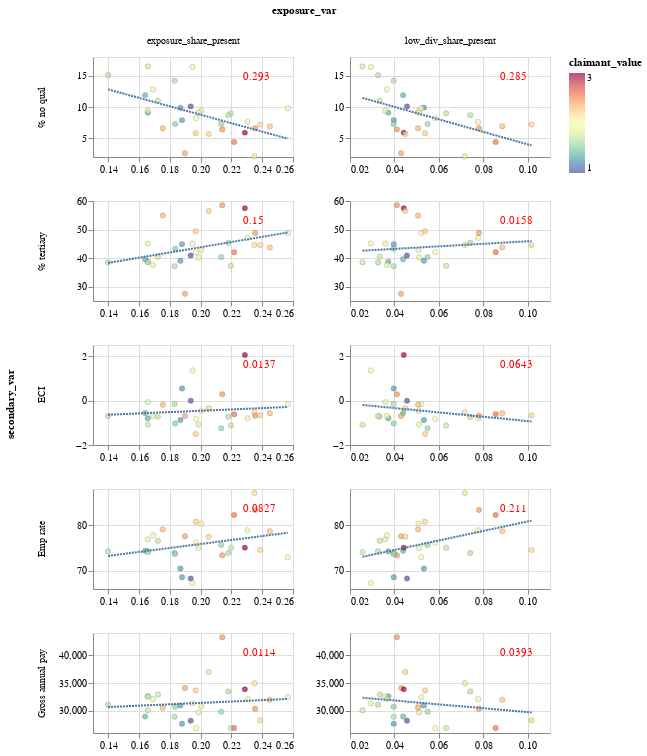

Here is the notebook cell this chart was saved with:
### Code cell
base_scatter =  (alt.Chart(tidy_agg_df)  
                .encode(x=alt.X('exposure_value',scale=alt.Scale(zero=False),
                                axis=alt.Axis(title=None)),
                       y=alt.Y('secondary_value',scale=alt.Scale(zero=False),
                               axis=alt.Axis(title=None))))

base_point = (base_scatter
             .mark_point(filled=True,stroke='black',strokeWidth=0.2)
             .encode(color=alt.Color('claimant_value:Q',scale=alt.Scale(scheme='Spectral'),
                                      sort='descending'),
                    tooltip=['geo_nm']))


base_reg = (base_scatter
             .transform_regression('exposure_value','secondary_value')
             .mark_line(strokeWidth=2,strokeDash=[2,1]))

params = (base_scatter
          .transform_regression('exposure_value','secondary_value',params=True)
          .mark_text(align='left',color='red')
          .encode(x=alt.value(150),
                  y=alt.value(20),
                  text=alt.Text('rSquared:N',format='.3')))

regressions = ((base_point+base_reg+params)
 .properties(width=200,height=100)
 .facet(row='secondary_var',column='exposure_var')
 .resolve_scale(y='independent',x='independent'))

save_altair(regressions,'scatter_plots',driver=driver)

regressions

### Figure 1 — Vega-Lite specification as saved in the notebook (floating-point values rounded to 4 significant figures; data arrays with more than 128 entries replaced by an {"elided": "..."} marker saying what was removed)
{"config": {"view": {"continuousWidth": 400, "continuousHeight": 300}}, "data": {"name": "data-32fcf61f9406ad84e848a9b6eb4b5e82"}, "facet": {"column": {"type": "nominal", "field": "exposure_var"}, "row": {"type": "nominal", "field": "secondary_var"}}, "spec": {"layer": [{"mark": {"type": "point", "filled": true, "stroke": "black", "strokeWidth": 0.2}, "encoding": {"color": {"type": "quantitative", "field": "claimant_value", "scale": {"scheme": "Spectral"}, "sort": "descending"}, "tooltip": [{"type": "nominal", "field": "geo_nm"}], "x": {"type": "quantitative", "axis": {"title": null}, "field": "exposure_value", "scale": {"zero": false}}, "y": {"type": "quantitative", "axis": {"title": null}, "field": "secondary_value", "scale": {"zero": false}}}}, {"mark": {"type": "line", "strokeDash": [2, 1], "strokeWidth": 2}, "encoding": {"x": {"type": "quantitative", "axis": {"title": null}, "field": "exposure_value", "scale": {"zero": false}}, "y": {"type": "quantitative", "axis": {"title": null}, "field": "secondary_value", "scale": {"zero": false}}}, "transform": [{"on": "exposure_value", "regression": "secondary_value"}]}, {"mark": {"type": "text", "align": "left", "color": "red"}, "encoding": {"text": {"type": "nominal", "field": "rSquared", "format": ".3"}, "x": {"value": 150}, "y": {"value": 20}}, "transform": [{"on": "exposure_value", "regression": "secondary_value", "params": true}]}], "height": 100, "width": 200}, "resolve": {"scale": {"x": "independent", "y": "independent"}}, "$schema": "https://vega.github.io/schema/vega-lite/v4.8.1.json", "datasets": {"data-32fcf61f9406ad84e848a9b6eb4b5e82": {"elided": "320 records"}}}
